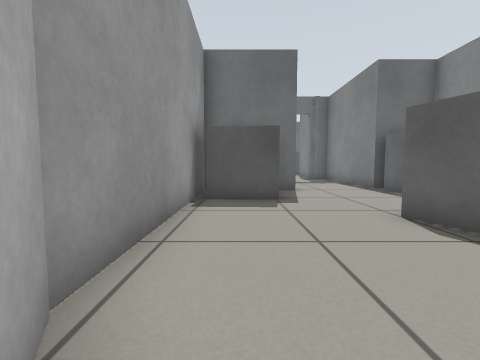
view 1 (above)

17 first-person views from a walk through a Gazebo world. The camera is 0.5 m above the floor, tilts 4° down and sees 90° across. The floor is counted in squares, 0.5 m on a side. Each view is taken from the middle of a square. On the plan, view 1 faces up. The plan holds only what a view shows up to about 10 squares ahead; the rest is blank.

view 2
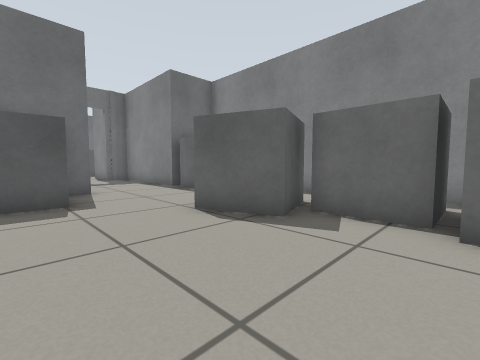

view 3
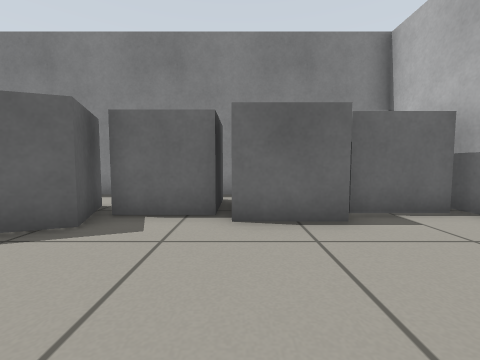

view 4
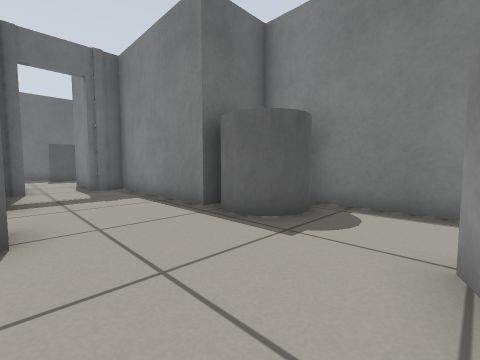

view 5
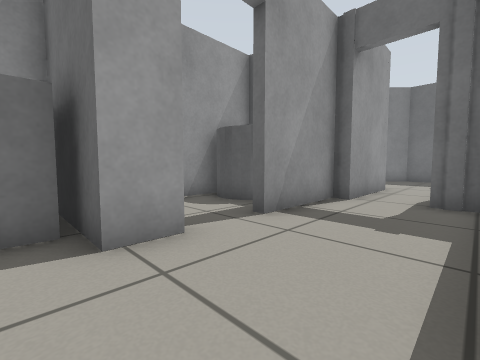

view 6
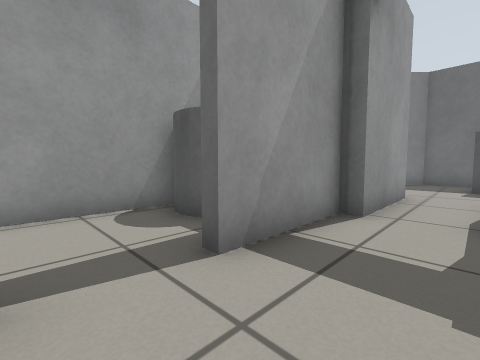

view 7
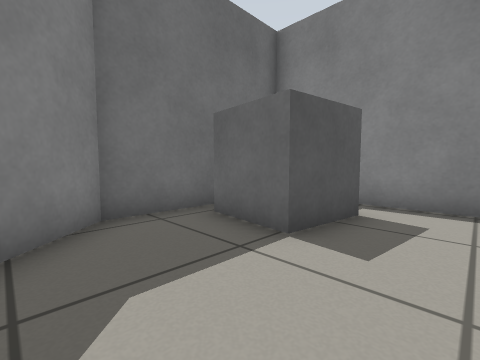

view 8
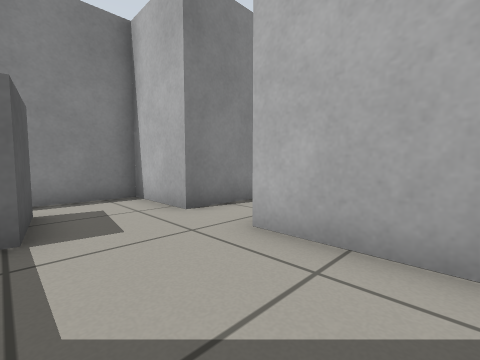

view 9
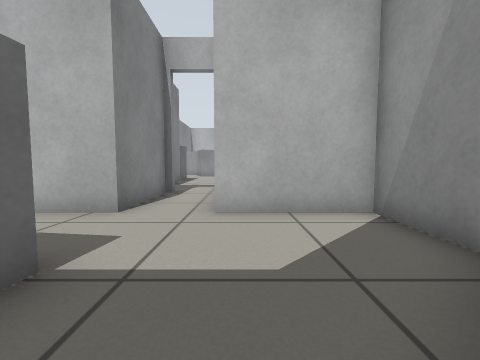

view 10
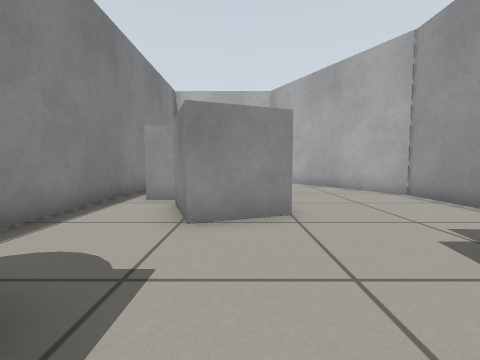

view 11
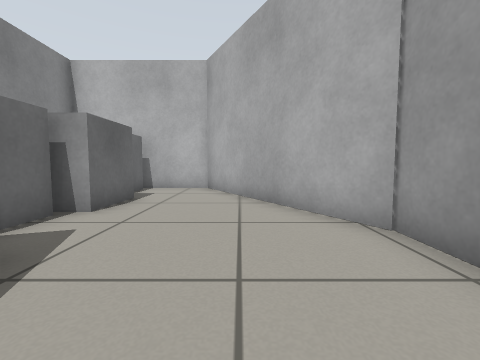

view 12
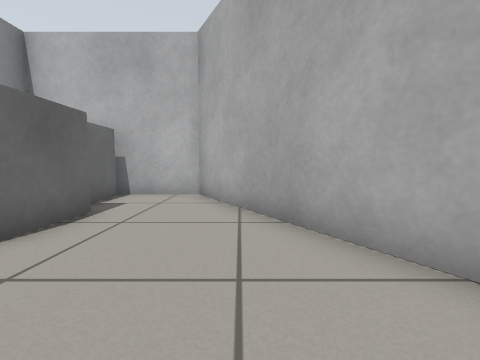

view 13
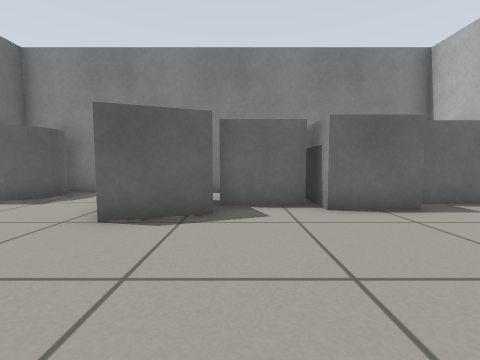

view 14
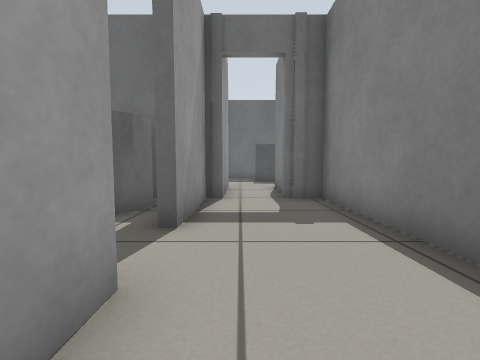

view 15
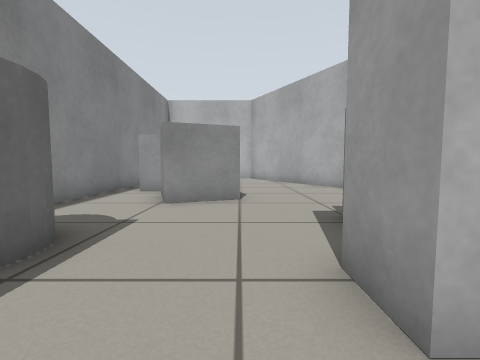

view 16
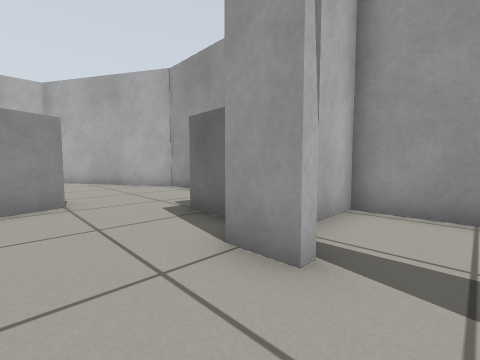

view 17
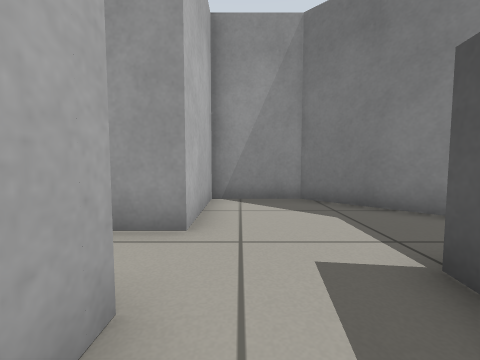

### Floor plan
Ten units are one square. View 1 is at (0, 0); x grows to the right and y downward. Boxes are objects, and circles mark ways between rooms. Rooms are numbered by the first view taken in them; rooms with no view inside come last. Other rooms are left out.
<svg viewBox="-20 -241 101 292">
<path fill="none" stroke="#000" d="M-13 -62 -13 -16 23 46 76 46 76 -96 54 -96 54 -148 41 -148M20 -98 20 -88 -13 -88 -13 -84M20 -148 20 -116M45 -150 45 -182 72 -182 72 -236 22 -236 -7 -207 -7 -182 25 -182 25 -148M-13 -122 -13 -91 3 -91M8 -148 -14 -148"/>
<rect x="-15" y="-85" width="30" height="20" fill="#bbb"><title>grey box</title></rect>
<rect x="25" y="-55" width="30" height="30" fill="#bbb"><title>grey box</title></rect>
<rect x="35" y="-5" width="10" height="30" fill="#bbb"><title>grey box</title></rect>
<rect x="45" y="15" width="10" height="30" fill="#bbb"><title>grey box</title></rect>
<rect x="45" y="-25" width="20" height="30" fill="#bbb"><title>grey box</title></rect>
<rect x="55" y="-95" width="20" height="20" fill="#bbb"><title>grey cylinder</title></rect>
<rect x="35" y="-235" width="30" height="30" fill="#bbb"><title>grey box</title></rect>
<rect x="-15" y="-145" width="30" height="20" fill="#bbb"><title>grey cylinder</title></rect>
<circle cx="35" cy="-150" r="3" fill="#2a7"/>
<circle cx="20" cy="-105" r="3" fill="#2a7"/>
<text x="40" y="-40">1</text>
<text x="30" y="-200">2</text>
<text x="0" y="-120">3</text>
</svg>
Room 1 opens to room 2. Room 1 opens to room 3.

Where each view was taken, in squares from view 1:
view 1: 0 up, 0 right, facing up
view 2: 0 up, 0 right, facing up-right
view 3: 0 up, 0 right, facing right
view 4: 5 up, 2 right, facing up-right
view 5: 8 up, 5 right, facing up-left
view 6: 10 up, 4 right, facing up-left
view 7: 19 up, 1 right, facing up-right
view 8: 21 up, 0 right, facing down-right
view 9: 23 up, 2 right, facing down
view 10: 9 up, 4 right, facing down
view 11: 5 up, 1 right, facing down
view 12: 3 up, 1 right, facing down
view 13: 2 up, 1 left, facing right
view 14: 8 up, 3 right, facing up
view 15: 11 up, 3 right, facing down
view 16: 11 up, 4 right, facing down-left
view 17: 19 up, 6 right, facing left
